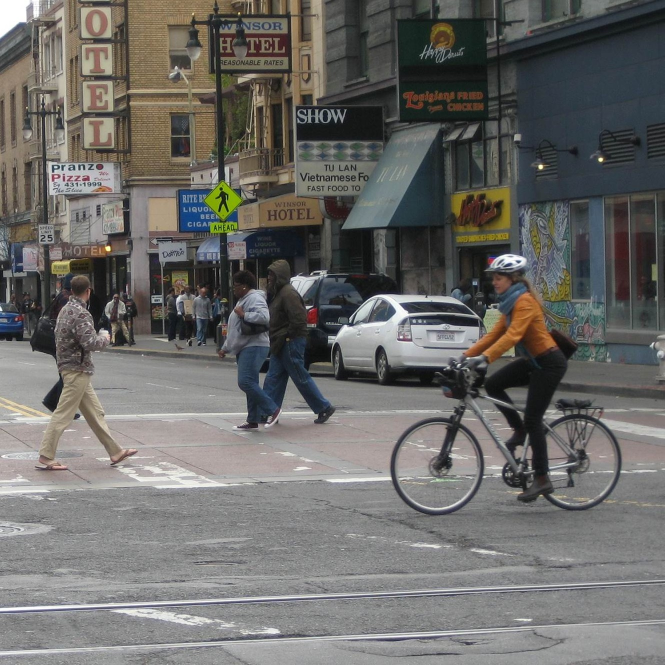
#> input picture img/street.jpg, 1330 x 1330 px (shown at 1/2 size)
$ python -i detectPosition.py   (imports and definitions only)
#> lines starting #> are read from the running program, lines starting #| are printed output that depends on the picture; after the words box and inside, x2 and y2 are one past the last pixel; in counts of white or black regions, pixels touching at a corner belong together
import cv2
import numpy as np
import math
import json

#test/c1.jpg


def delet_contours(contours, delete_list):
    delta = 0
    for i in range(len(delete_list)):
        # print("i= ", i)
        del contours[delete_list[i] - delta]
        delta = delta + 1
    return contours


def drawMyContours(winName, image, contours, draw_on_blank):
    if (draw_on_blank): # 在白底上绘制轮廓
        temp = np.ones(image.shape, dtype=np.uint8) * 255
        cv2.drawContours(temp, contours, -1, (0, 0, 0), 2)
    else:
        temp = image.copy()
        cv2.drawContours(temp, contours, -1, (0, 0, 255), 2)
    cv2.imshow(winName, temp)

def main(path):
#> called with path = 'img/street.jpg'
    image = cv2.imread(path)
#> image is the input picture: shape (1330, 1330, 3); mean B, G, R 103.7, 106.3, 107.4

    height, width, channel = image.shape
#> height = 1330; width = 1330; channel = 3
    image = cv2.resize(image, (int(0.25 * width), int(0.25 * height)), interpolation=cv2.INTER_CUBIC)
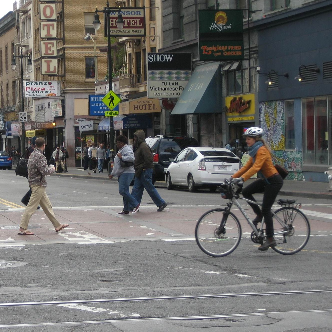
#> image: shape (332, 332, 3); mean B, G, R 103.7, 106.3, 107.4


    hsv = cv2.cvtColor(image, cv2.COLOR_BGR2HSV)
#> hsv: shape (332, 332, 3); mean H, S, V 57.6, 31.8, 111.5
    low_hsv = np.array([0, 43, 46])
    high_hsv = np.array([10, 255, 255])
    mask = cv2.inRange(hsv, lowerb=low_hsv, upperb=high_hsv)
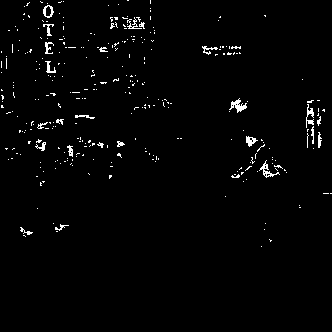
#> mask: shape (332, 332); 1.8% white in thin lines or dots, all inside (x1, y1, x2, y2) = (1, 0, 332, 247)
    # cv2.imshow("find_red", mask)
    # cv2.waitKey(0)

    kernel = cv2.getStructuringElement(cv2.MORPH_RECT, (3, 3))
    mask = cv2.erode(mask, kernel, 15)
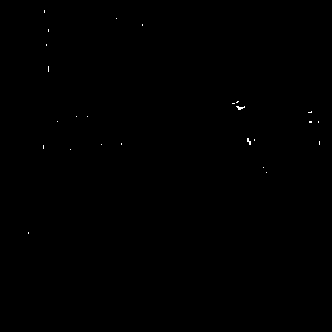
#> mask: shape (332, 332); 0.09% white in thin lines or dots, all inside (x1, y1, x2, y2) = (28, 10, 320, 234)
    cv2.imshow("morphology", mask)

    contours, hierarchy = cv2.findContours(mask, cv2.RETR_TREE, cv2.CHAIN_APPROX_SIMPLE)
#> contours = 25 contours, all with area under 20
    print("find", len(contours), "contours")
#| find 25 contours

    #contours = np.array(cont)
    drawMyContours("find contours", image, contours, True)
#> in drawMyContours, `cv2.drawContours(temp, contours, -1, (0, 0, 0), 2)`:
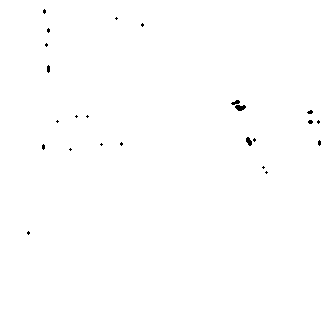
#> temp: shape (332, 332, 3); 99.7% white; black in thin lines or dots, all inside (x1, y1, x2, y2) = (27, 9, 321, 235)

    lengths = list()
    for i in range(len(contours)):
        length = cv2.arcLength(contours[i], True)
        lengths.append(length)
        print("轮廓%d 的周长: %d" % (i, length))
#> this loop made 25 passes
#> length on passes 1 to 12: 2, 0, 0, 0, 6, 0, 2, 6, 2, 16.83, 2, 6
#| 轮廓0 的周长: 2
#| 轮廓1 的周长: 0
#| 轮廓2 的周长: 0
#| 轮廓3 的周长: 0
#| 轮廓4 的周长: 6
#| 轮廓5 的周长: 0
#| 轮廓6 的周长: 2
#| 轮廓7 的周长: 6
#> (further printed lines are left out)
#> after the loop, lengths = 25 values, max 20.49 at index 16, min 0 at index 1, mean 4.06

    min_size = 20
    max_size = 200
    delete_list = []
    for i in range(len(contours)):
        if (cv2.arcLength(contours[i], True) < min_size) or (cv2.arcLength(contours[i], True) > max_size):
            delete_list.append(i)
#> this loop made 25 passes
#> after the loop, delete_list = [0, 1, 2, 3, 4, 5, 6, 7, 8, 9, 10, 11, 12, 13, 14, 15, 17, 18, 19, 20, 21, 22, 23, 24]

    # 根据列表序号删除不符合要求的轮廓
    contours = delet_contours(contours, delete_list)  # 筛选后的轮廓
#> the loop in delet_contours, `for i in range(len(delete_list)): # print("i= ", i)` made 24 passes
#> after the loop in delet_contours, `for i in range(len(delete_list)):`: delta = 24
#> contours = 1 contour, all with area under 20
    print("find", len(contours), "contours left after length filter")  # 打印筛选后的轮廓
#| find 1 contours left after length filter
    drawMyContours("contours after length filtering", image, contours, False)
#> in drawMyContours (call 2), `cv2.drawContours(temp, contours, -1, (0, 0, 255), 2)`: temp: shape (332, 332, 3); 0.04% of pixels changed, all inside (x1, y1, x2, y2) = (235, 105, 246, 111)
    result = image.copy()
    all_information = []
    for i in range(len(contours)):
        rect = cv2.minAreaRect(contours[i])
        box = cv2.boxPoints(rect)
        box = np.int0(box)
        draw_rect = cv2.drawContours(image.copy(), [box], -1, (0, 0, 255), 2)
        a = cv2.contourArea(contours[i]) * 4 * math.pi
        b = math.pow(cv2.arcLength(contours[i], True), 2)
        # 中心坐标值
        pt = ((int)((box[1][0] + box[2][0] + box[3][0] + box[0][0]) / 4),
              (int)((box[1][1] + + box[2][1] + box[3][1] + box[0][1]) / 4))

        # 画红点
        cv2.circle(result, pt, 2, (0, 0, 255), 2)

        text = "(" + str(pt[0]) + ", " + str(pt[1]) + ")"
        text1 = [int(box[1][0]), int(box[1][1])]
        text2 = [int(box[2][0]), int(box[2][1])]
        text3 = [int(box[3][0]), int(box[3][1])]
        text4 = [int(box[0][0]), int(box[0][1])]

        textall = text1, text2, text3, text4
        cv2.putText(result, text, (pt[0] + 10, pt[1] + 10), cv2.FONT_HERSHEY_PLAIN, 1.5, (255, 255, 255), 1, 8, 0)
        #cv2.putText(result, text1, i, cv2.FONT_HERSHEY_PLAIN, 1.5, (255, 255, 255), 1, 8, 0)
        print("box_{}:{},中心坐标为{}, 种类为seed, 圆度为{}\n".format(i, box, text,a / b))
        image = draw_rect
        control = {"ID": i, "Type": "Seed", "Center Coordinate":pt, "Rectangular Coordinate": textall, "Circular Degree": a/b}
        all_information.append(control)
#> this loop made 1 pass
#> (rect, a, b, text, textall) on pass 1: (((240, 107.5), (3, 8), -90), 125.7, 419.6, '(240, 107)', ([236, 109], [236, 106], [244, 106], [244, 109]))
#| box_0:[[244 109]
#|  [236 109]
#|  [236 106]
#|  [244 106]],中心坐标为(240, 107), 种类为seed, 圆度为0.299451162274845
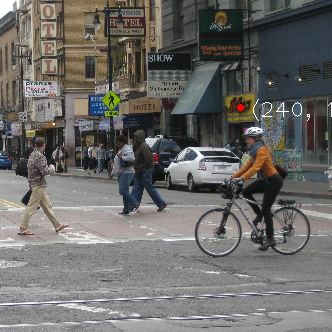
#> result: shape (332, 332, 3); 0.17% of pixels changed, all inside (x1, y1, x2, y2) = (237, 99, 332, 121)
#> after the loop, all_information = 1 item
    json.dump(all_information,open('SeedInformation.json','w'),indent=6)
    #cv2.imshow("draw_rect", draw_rect)
    #cv2.imshow("only_res", result)


    for i in range(len(contours)):
        rect = cv2.minAreaRect(contours[i])
        box = cv2.boxPoints(rect)
        box = np.int0(box)
        draw_rect = cv2.drawContours(image.copy(), [box], -1, (0, 0, 255), 2)
        # 左上角坐标值
        pt = ((int)((box[1][0] + box[2][0] + box[3][0] + box[0][0]) / 4),
              (int)((box[1][1] + + box[2][1] + box[3][1] + box[0][1]) / 4))
        # 画绿点
        circle = cv2.circle(draw_rect.copy(), pt, 2, (0, 255, 0), 2)
        text = "(" + str(pt[0]) + ", " + str(pt[1]) + ")" + "box_" + str(i)
        all = cv2.putText(circle.copy(), text, (pt[0] + 10, pt[1] + 10), cv2.FONT_HERSHEY_PLAIN, 1.0, (255, 255, 255), 1, 8, 0)
        image = all
#> this loop made 1 pass
#> (rect, box, text) on pass 1: (((240, 107.5), (3, 8), -90), [[244, 109], [236, 109], [236, 106], [244, 106]], '(240, 107)box_0')
    cv2.imshow("all_res", all)
    cv2.waitKey(0)

>>> result = main('img/street.jpg')
